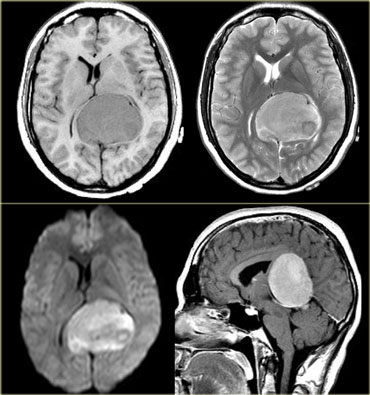
#> input picture Assignment-3/images/xray.jpg, 370 x 395 px
$ python main.py
#> lines starting #> are read from the running program, lines starting #| are printed output that depends on the picture; after the words box and inside, x2 and y2 are one past the last pixel; in counts of white or black regions, pixels touching at a corner belong together
# ============================================================
# Name        : YOUR_NAME_HERE          ← CHANGE THIS
# Roll No     : YOUR_ROLL_NUMBER        ← CHANGE THIS
# Course      : Image Processing & Computer Vision
# Unit        : Image Compression & Segmentation
# Assignment  : Medical Image Compression & Segmentation System
# Date        : DATE_HERE               ← CHANGE THIS (e.g., 24-04-2025)
# ============================================================

import cv2
import numpy as np
import matplotlib.pyplot as plt
import os
from pathlib import Path

# ─────────────────────────────────────────────────────────────
# CONFIGURATION
# ─────────────────────────────────────────────────────────────
INPUT_IMAGES = [
    "images/xray.jpg",   # ← CHANGE: put your actual image filename here
    "images/mri.jpg",    # ← CHANGE: put your actual image filename here
    "images/ct.jpg",     # ← CHANGE: put your actual image filename here
]
OUTPUT_DIR = "outputs"
os.makedirs(OUTPUT_DIR, exist_ok=True)


# ─────────────────────────────────────────────────────────────
# TASK 1: RUN LENGTH ENCODING (RLE) COMPRESSION
# ─────────────────────────────────────────────────────────────

def rle_encode(image: np.ndarray) -> list:
    """Encode a 2D grayscale image using Run Length Encoding."""
    flat = image.flatten().tolist()
    encoded = []
    count = 1
    for i in range(1, len(flat)):
        if flat[i] == flat[i - 1]:
            count += 1
        else:
            encoded.append((flat[i - 1], count))
            count = 1
    encoded.append((flat[-1], count))
    return encoded


def rle_decode(encoded: list, shape: tuple) -> np.ndarray:
    """Decode RLE back to a 2D image for verification."""
    flat = []
    for value, count in encoded:
        flat.extend([value] * count)
    return np.array(flat, dtype=np.uint8).reshape(shape)


def compression_stats(original: np.ndarray, encoded: list) -> dict:
    """Calculate compression ratio and storage savings."""
    original_size = original.size          # total pixels (each = 1 byte)
    encoded_size  = len(encoded) * 2       # each (value, count) pair = 2 bytes
    ratio         = original_size / encoded_size
    savings       = (1 - encoded_size / original_size) * 100
    return {
        "original_bytes": original_size,
        "encoded_bytes":  encoded_size,
        "compression_ratio": ratio,
        "storage_savings_pct": savings,
    }


def task1_compression(image: np.ndarray, name: str):
    """Run Task 1 pipeline and print results."""
    print("\n" + "="*55)
    print(f"  TASK 1 — RLE Compression  |  {name}")
    print("="*55)

    encoded = rle_encode(image)
    stats   = compression_stats(image, encoded)

    print(f"  Original size    : {stats['original_bytes']:,} bytes")
    print(f"  Encoded size     : {stats['encoded_bytes']:,} bytes")
    print(f"  Compression ratio: {stats['compression_ratio']:.2f}x")
    print(f"  Storage savings  : {stats['storage_savings_pct']:.1f}%")

    # Verify lossless round-trip
    decoded = rle_decode(encoded, image.shape)
    assert np.array_equal(image, decoded), "RLE decode mismatch — check encoder!"
    print("  Lossless check   : ✓ PASSED")

    return stats


# ─────────────────────────────────────────────────────────────
# TASK 2: IMAGE SEGMENTATION (Global + Otsu Thresholding)
# ─────────────────────────────────────────────────────────────

def task2_segmentation(image: np.ndarray, name: str):
    """Apply global and Otsu thresholding."""
    print("\n" + "="*55)
    print(f"  TASK 2 — Image Segmentation  |  {name}")
    print("="*55)

    # Global thresholding — fixed threshold of 127
    global_thresh = 127
    _, seg_global = cv2.threshold(image, global_thresh, 255, cv2.THRESH_BINARY)
    print(f"  Global threshold applied at pixel value: {global_thresh}")

    # Otsu's thresholding — automatic optimal threshold
    otsu_thresh, seg_otsu = cv2.threshold(
        image, 0, 255, cv2.THRESH_BINARY + cv2.THRESH_OTSU
    )
    print(f"  Otsu's optimal threshold calculated   : {otsu_thresh:.1f}")

    return seg_global, seg_otsu, global_thresh, otsu_thresh


# ─────────────────────────────────────────────────────────────
# TASK 3: MORPHOLOGICAL PROCESSING
# ─────────────────────────────────────────────────────────────

def task3_morphology(seg_otsu: np.ndarray, name: str):
    """Apply dilation and erosion to refine segmented regions."""
    print("\n" + "="*55)
    print(f"  TASK 3 — Morphological Processing  |  {name}")
    print("="*55)

    kernel = np.ones((5, 5), np.uint8)

    dilated = cv2.dilate(seg_otsu, kernel, iterations=2)
    eroded  = cv2.erode(seg_otsu, kernel, iterations=2)

    print("  Dilation  : Expanded bright regions (fills small gaps)")
    print("  Erosion   : Shrunk bright regions  (removes small noise)")

    return dilated, eroded


# ─────────────────────────────────────────────────────────────
# TASK 4: ANALYSIS — SAVE FIGURE & CONSOLE DISCUSSION
# ─────────────────────────────────────────────────────────────

def task4_analysis(
    image, seg_global, seg_otsu, dilated, eroded,
    stats, global_thresh, otsu_thresh, name
):
    """Save side-by-side comparison and print clinical discussion."""
    print("\n" + "="*55)
    print(f"  TASK 4 — Analysis & Interpretation  |  {name}")
    print("="*55)

    fig, axes = plt.subplots(2, 3, figsize=(15, 9))
    fig.suptitle(f"Medical Image Processing Results — {name}", fontsize=14, fontweight="bold")

    panels = [
        (image,      "Original Image",              "gray"),
        (seg_global, f"Global Threshold (T={global_thresh})", "gray"),
        (seg_otsu,   f"Otsu's Threshold (T={otsu_thresh:.0f})",  "gray"),
        (dilated,    "Dilation (k=5×5, iter=2)",    "gray"),
        (eroded,     "Erosion  (k=5×5, iter=2)",    "gray"),
    ]

    for ax, (img, title, cmap) in zip(axes.flat, panels):
        ax.imshow(img, cmap=cmap)
        ax.set_title(title, fontsize=10)
        ax.axis("off")

    # Last panel: compression stats text
    ax = axes.flat[5]
    ax.axis("off")
    summary = (
        f"Compression Summary\n"
        f"{'─'*28}\n"
        f"Original : {stats['original_bytes']:,} B\n"
        f"Encoded  : {stats['encoded_bytes']:,} B\n"
        f"Ratio    : {stats['compression_ratio']:.2f}×\n"
        f"Savings  : {stats['storage_savings_pct']:.1f}%\n\n"
        f"Clinical Note:\n"
        f"Otsu's method adaptively\n"
        f"segments ROI (tissue/tumour)\n"
        f"without manual tuning.\n"
        f"Morphology refines edges\n"
        f"for diagnosis support."
    )
    ax.text(0.05, 0.95, summary, transform=ax.transAxes,
            fontsize=9, verticalalignment="top", family="monospace")

    plt.tight_layout()
    out_path = os.path.join(OUTPUT_DIR, f"{name}_results.png")
    plt.savefig(out_path, dpi=150, bbox_inches="tight")
    plt.close()

    print(f"  Comparison figure saved → {out_path}")

    print("\n  CLINICAL RELEVANCE DISCUSSION")
    print("  ─────────────────────────────────────────────────")
    print("  • Global thresholding uses a fixed cutoff which may")
    print("    miss subtle intensity variations in MRI/CT scans.")
    print("  • Otsu's method picks the optimal threshold automatically,")
    print("    making it robust across different imaging modalities.")
    print("  • Dilation helps close small gaps inside organ boundaries,")
    print("    useful when highlighting tumour margins.")
    print("  • Erosion removes tiny noise artifacts that can otherwise")
    print("    be misidentified as pathological regions.")
    print("  ─────────────────────────────────────────────────")


# ─────────────────────────────────────────────────────────────
# MAIN — PROCESS ALL THREE IMAGES
# ─────────────────────────────────────────────────────────────

def save_intermediate(image, filename):
    """Save individual output images to the outputs/ folder."""
    cv2.imwrite(os.path.join(OUTPUT_DIR, filename), image)


def process_image(path: str):
    """Full pipeline for a single medical image."""
    name = Path(path).stem          # e.g., "xray"
    print(f"\n{'#'*55}")
    print(f"  Processing image: {path}")
    print(f"{'#'*55}")

    image = cv2.imread(path, cv2.IMREAD_GRAYSCALE)
    if image is None:
        print(f"  ⚠ Could not load '{path}'. Skipping.")
        return

    print(f"  Image shape: {image.shape}  |  dtype: {image.dtype}")

    # Save original
    save_intermediate(image, f"{name}_original.png")

    # Task 1
    stats = task1_compression(image, name)

    # Task 2
    seg_global, seg_otsu, g_t, o_t = task2_segmentation(image, name)
    save_intermediate(seg_global, f"{name}_global_threshold.png")
    save_intermediate(seg_otsu,   f"{name}_otsu_threshold.png")

    # Task 3
    dilated, eroded = task3_morphology(seg_otsu, name)
    save_intermediate(dilated, f"{name}_dilated.png")
    save_intermediate(eroded,  f"{name}_eroded.png")

    # Task 4
    task4_analysis(image, seg_global, seg_otsu, dilated, eroded,
                   stats, g_t, o_t, name)


def main():
    print("\n" + "★"*55)
    print("  Medical Image Compression & Segmentation System")
    print("  Course: Image Processing & Computer Vision")
    print("★"*55)

    for img_path in INPUT_IMAGES:
        process_image(img_path)
#|   Image shape: (395, 370)  |  dtype: uint8
#> in rle_encode, `flat = image.flatten().tolist()`: flat = 146150 items
#> the loop in rle_encode, `for i in range(1, len(flat)):` made 146149 passes
#> count on passes 1 to 12: 1, 1, 1, 1, 1, 1, 1, 1, 2, 3, 4, 5
#> after the loop in rle_encode, `for i in range(1, len(flat)):`: encoded = 110395 items
#> in task1_compression, `encoded = rle_encode(image)`: encoded = 110396 items
#> in compression_stats, `encoded_size  = len(encoded) * 2`: encoded_size = 220792
#> in compression_stats, `ratio         = original_size / encoded_size`: ratio = 0.662
#> in compression_stats, `savings       = (1 - encoded_size / original_size) * 100`: savings = -51.07
#> in task1_compression, `stats   = compression_stats(image, encoded)`: stats = {'original_bytes': 146150, 'encoded_bytes': 220792, 'compression_ratio': 0.662, 'storage_savings_pct': -51.07}
#|   Original size    : 146,150 bytes
#|   Encoded size     : 220,792 bytes
#|   Compression ratio: 0.66x
#|   Storage savings  : -51.1%
#> the loop in rle_decode, `for value, count in encoded:` made 110396 passes
#> (value, count) on passes 1 to 3: (193, 1), (167, 1), (145, 1)
#> after the loop in rle_decode, `for value, count in encoded:`: flat = 146150 items
#> in task2_segmentation, `_, seg_global = cv2.threshold(image, global_thresh, 255, cv2.THRESH_BI..`:
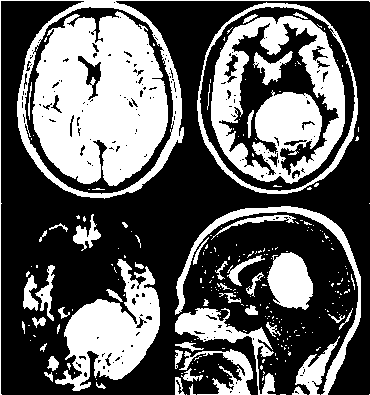
#> seg_global: shape (395, 370); 37.7% white; 258 white regions (207 under 20 px), largest, box (x1, y1, x2, y2) and area: (32, 11, 168, 186) 17300, (211, 16, 345, 184) 11073, (55, 259, 160, 391) 6608
#> in task2_segmentation, `otsu_thresh, seg_otsu = cv2.threshold( image, 0, 255, cv2.THRESH_BINAR..`:
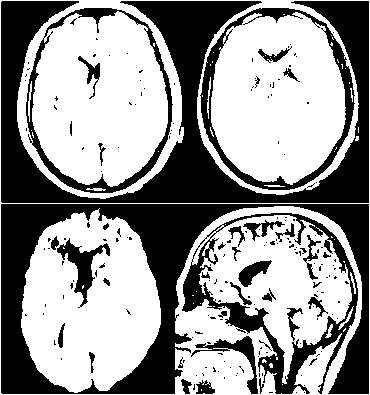
#> seg_otsu: shape (395, 370); 58.6% white; 193 black regions (155 under 20 px), largest, box (x1, y1, x2, y2) and area: (1, 1, 369, 203) 23356, (1, 204, 369, 394) 19956, (182, 213, 358, 394) 5304
#> in task2_segmentation, `otsu_thresh, seg_otsu = cv2.threshold( image, 0, 255, cv2.THRESH_BINAR..`: otsu_thresh = 83
#|   Otsu's optimal threshold calculated   : 83.0
#> in process_image, `seg_global, seg_otsu, g_t, o_t = task2_segmentation(image, name)`: g_t = 127; o_t = 83
#> in task3_morphology, `dilated = cv2.dilate(seg_otsu, kernel, iterations=2)`:
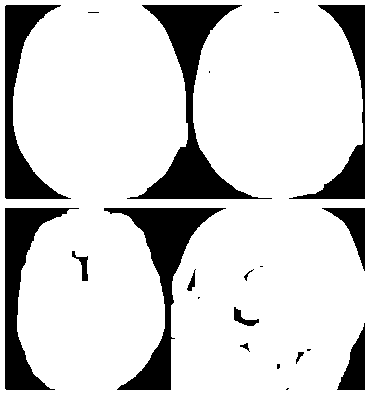
#> dilated: shape (395, 370); 82.1% white; 21 black regions (8 under 20 px), largest, box (x1, y1, x2, y2) and area: (127, 5, 272, 199) 6627, (104, 208, 226, 390) 5301, (5, 208, 79, 390) 4332
#> in task3_morphology, `eroded  = cv2.erode(seg_otsu, kernel, iterations=2)`:
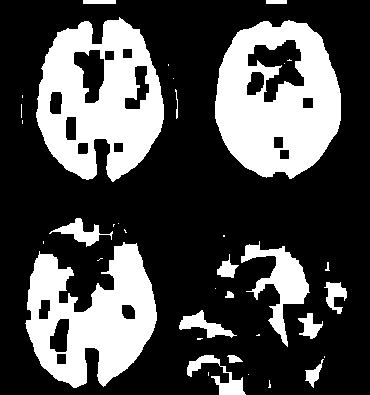
#> eroded: shape (395, 370); 29.8% white; 37 white regions (20 under 20 px), largest, box (x1, y1, x2, y2) and area: (215, 20, 341, 179) 13412, (36, 17, 164, 182) 13019, (25, 242, 157, 388) 11081
#> the loop in task4_analysis, `for ax, (img, title, cmap) in zip(axes.flat, panels):` made 5 passes
#> title on passes 1 to 5: 'Original Image', 'Global Threshold (T=127)', "Otsu's Threshold (T=83)", 'Dilation (k=5×5, iter=2)', 'Erosion  (k=5×5, iter=2)'
#> pass 3 of the loop in main, `for img_path in INPUT_IMAGES:`:
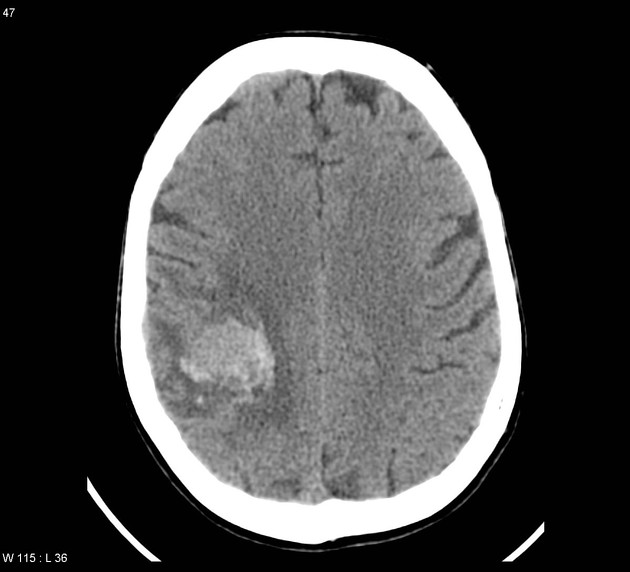
#> input picture Assignment-3/images/ct.jpg, 630 x 572 px
#> in process_image, image is the input picture: shape (572, 630); min 0, max 255, mean 73.8
#|   Image shape: (572, 630)  |  dtype: uint8
#> the loop in rle_encode (call 2), `for i in range(1, len(flat)):` made 360359 passes
#> count on passes 1 to 8: 2, 3, 4, 5, 6, 7, 8, 1
#|   Original size    : 360,360 bytes
#|   Encoded size     : 291,438 bytes
#|   Compression ratio: 1.24x
#|   Storage savings  : 19.1%
#> the loop in rle_decode (call 2), `for value, count in encoded:` made 145719 passes
#> (value, count) on passes 1 to 3: (1, 8), (2, 1), (1, 6)
#> in process_image (call 3), `stats = task1_compression(image, name)`: stats = {'original_bytes': 360360, 'encoded_bytes': 291438, 'compression_ratio': 1.24, 'storage_savings_pct': 19.13}
#> in task2_segmentation (call 2), `_, seg_global = cv2.threshold(image, global_thresh, 255, cv2.THRESH_BI..`:
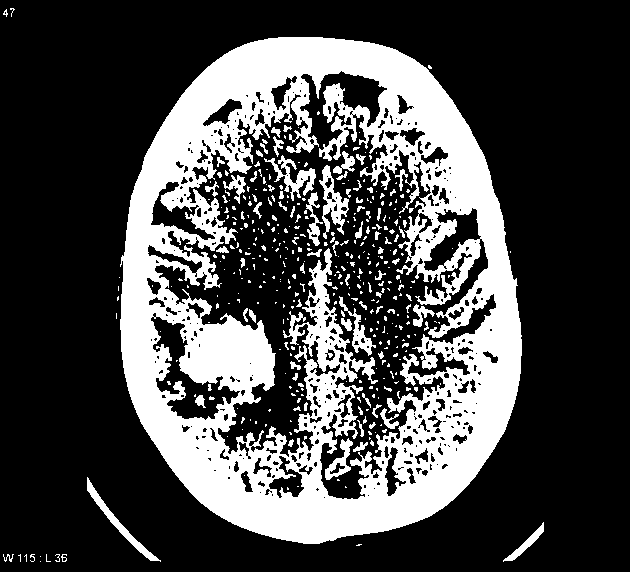
#> seg_global: shape (572, 630); 28.4% white; 411 white regions (322 under 20 px), largest, box (x1, y1, x2, y2) and area: (120, 37, 522, 544) 92723, (319, 165, 349, 239) 822, (264, 155, 316, 201) 741
#> seg_otsu: shape (572, 630); 45.8% white; 54 white regions (42 under 20 px), largest, box (x1, y1, x2, y2) and area: (117, 37, 522, 544) 163213, (87, 477, 161, 562) 755, (502, 522, 544, 562) 362
#> otsu_thresh = 80
#|   Otsu's optimal threshold calculated   : 80.0
#> dilated: shape (572, 630); 50.1% white; 5 black regions (4 under 20 px), largest, box (x1, y1, x2, y2) and area: (0, 0, 630, 572) 179883
#> in task3_morphology (call 2), `eroded  = cv2.erode(seg_otsu, kernel, iterations=2)`:
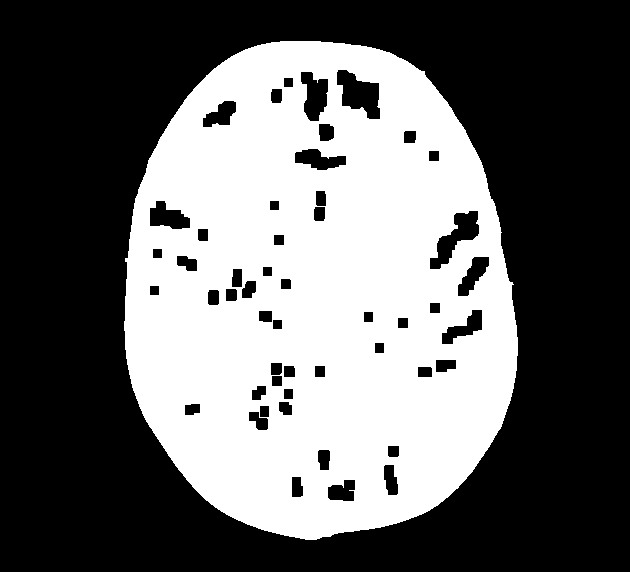
#> eroded: shape (572, 630); 40.2% white; 1 white region, box (x1, y1, x2, y2) and area: (124, 41, 518, 540) 144784
#> the loop in task4_analysis (call 2), `for ax, (img, title, cmap) in zip(axes.flat, panels):` made 5 passes

    print(f"\n✅ All outputs saved in '{OUTPUT_DIR}/' folder.")
    print("   Done! Happy coding.\n")


if __name__ == "__main__":
    main()
